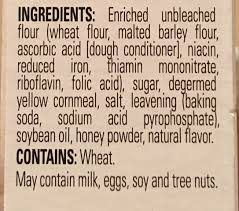
#> input picture test/ocr/images/label01.jpg, 239 x 211 px; its folder holds only this picture in this run
$ python preprocessing.py
#> lines starting #> are read from the running program, lines starting #| are printed output that depends on the picture; after the words box and inside, x2 and y2 are one past the last pixel; in counts of white or black regions, pixels touching at a corner belong together
#> in process_all_images, img is the input picture: shape (211, 239, 3); mean B, G, R 152.5, 173, 196.2
import os
import cv2
import numpy as np

IMAGES_DIR = os.path.join(os.path.dirname(__file__), "images")
PROCESSED_DIR = os.path.join(os.path.dirname(__file__), "processed")

os.makedirs(PROCESSED_DIR, exist_ok=True)

def preprocess_image(img):
    # Convert to grayscale
    gray = cv2.cvtColor(img, cv2.COLOR_BGR2GRAY)
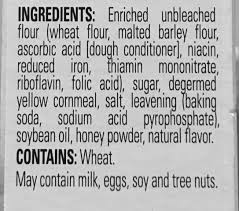
#> gray: shape (211, 239); min 3, max 249, mean 177.5

    # Milder denoising (less detail loss)
    denoised = cv2.fastNlMeansDenoising(gray, h=7)

    # Gentler contrast enhancement (CLAHE)
    clahe = cv2.createCLAHE(clipLimit=1.0, tileGridSize=(16,16))
    enhanced = clahe.apply(denoised)
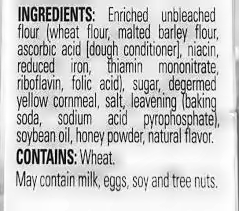
#> enhanced: shape (211, 239); min 3, max 255, mean 201.8

    # Adaptive thresholding: larger block size, smaller C for less harsh binarization
    thresh = cv2.adaptiveThreshold(
        enhanced, 255, cv2.ADAPTIVE_THRESH_GAUSSIAN_C,
        cv2.THRESH_BINARY, 51, 7
    )
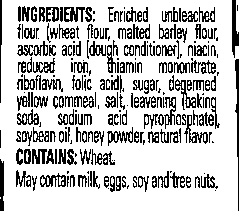
#> thresh: shape (211, 239); 76.5% white; black in thin lines or dots

    # Optional: very light morphological closing (smaller kernel)
    kernel = np.ones((1,1), np.uint8)
    closed = cv2.morphologyEx(thresh, cv2.MORPH_CLOSE, kernel)

    return closed

def process_all_images():
    for fname in os.listdir(IMAGES_DIR):
        if fname.lower().endswith(('.png', '.jpg', '.jpeg', '.bmp', '.tiff')):
            img_path = os.path.join(IMAGES_DIR, fname)
            img = cv2.imread(img_path)
            if img is None:
                print(f"Warning: Could not read {img_path}")
                continue
            processed = preprocess_image(img)
            out_path = os.path.join(PROCESSED_DIR, fname)
            cv2.imwrite(out_path, processed)
            print(f"Processed: {fname} -> {out_path}")

if __name__ == "__main__":
    process_all_images()

$ run again, on test/ocr/images/label06.jpg
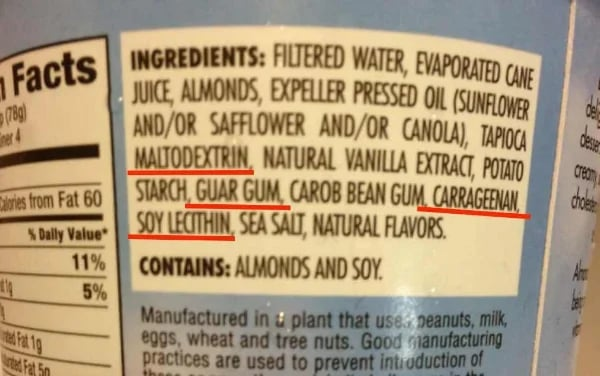
#> input picture test/ocr/images/label06.jpg, 600 x 376 px
#> in process_all_images, img is the input picture: shape (376, 600, 3); mean B, G, R 121.7, 152.6, 171.5
#> in preprocess_image, `enhanced = clahe.apply(denoised)`:
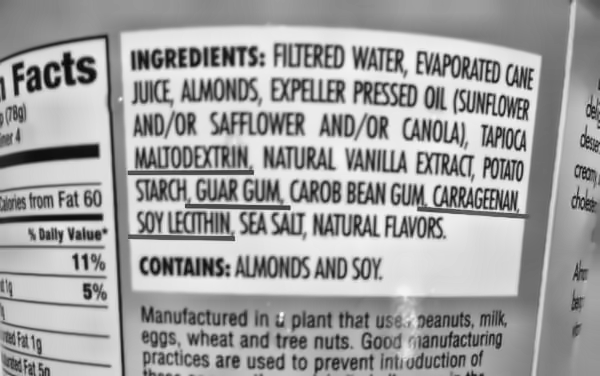
#> enhanced: shape (376, 600); min 8, max 253, mean 160.6
#> in preprocess_image, `thresh = cv2.adaptiveThreshold( enhanced, 255, cv2.ADAPTIVE_THRESH_GAU..`:
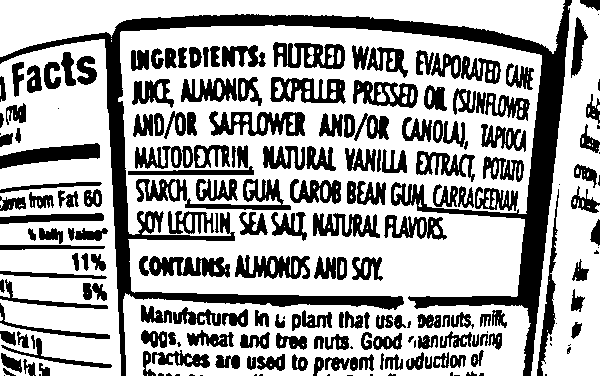
#> thresh: shape (376, 600); 65.7% white; 208 black regions (37 under 20 px), largest, box (x1, y1, x2, y2) and area: (0, 0, 572, 376) 22181, (136, 179, 291, 210) 1752, (209, 111, 305, 136) 1389
